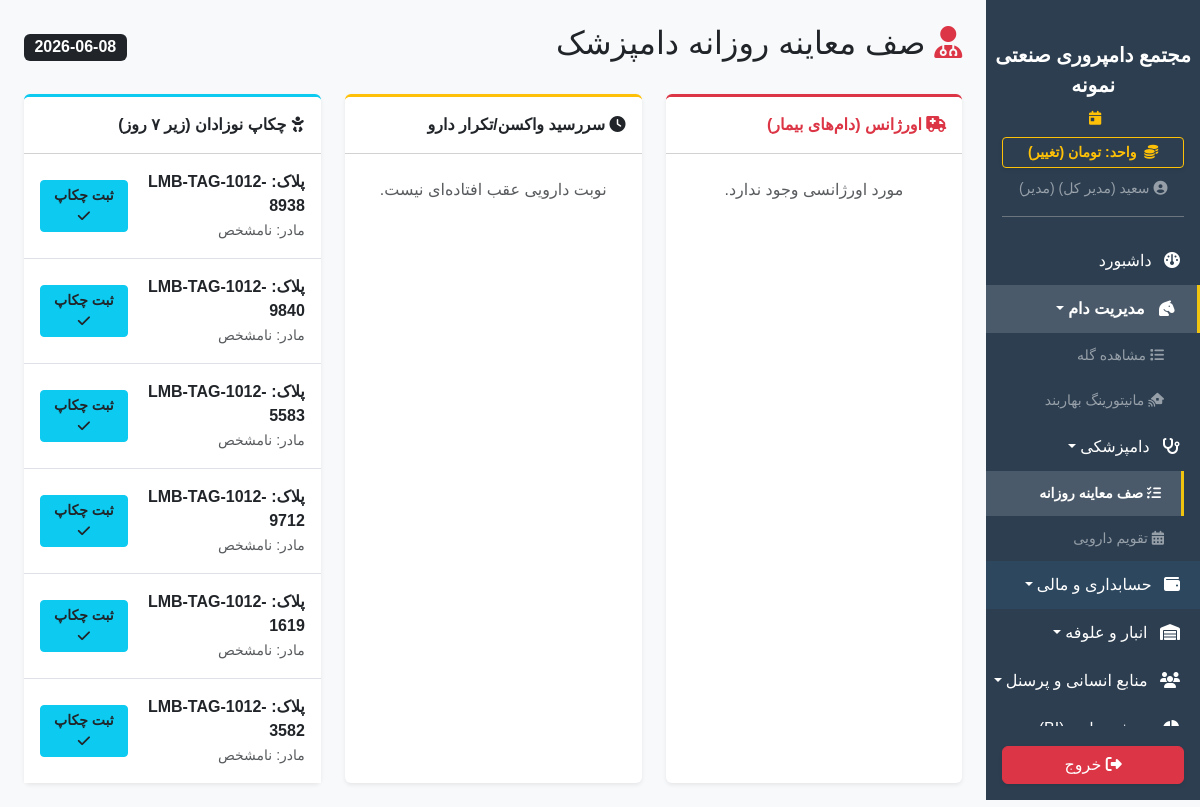
The page /livestock/vet_queue (signed in) on the database as committed earlier.
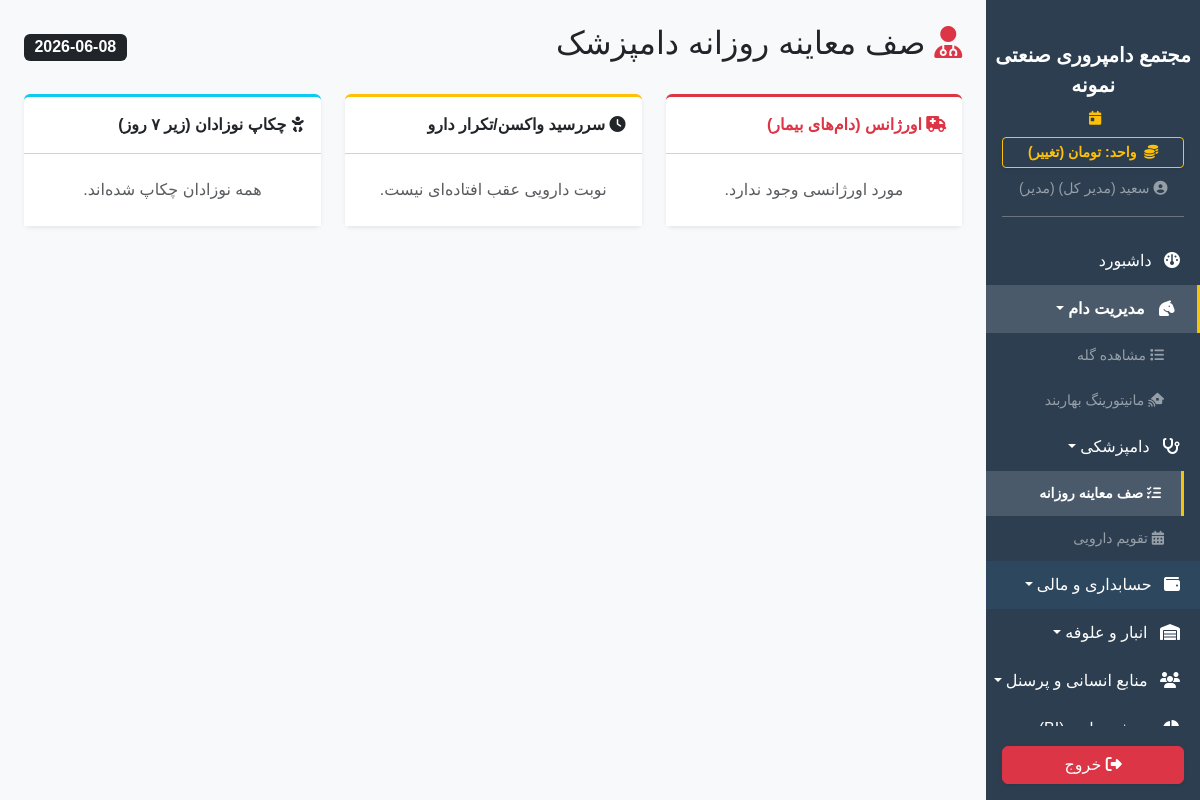
The same page on the database as committed later.
### app/models.py (models this page shows)
class Sheep(db.Model):
    id = db.Column(db.Integer, primary_key=True)
    ear_tag = db.Column(db.String(50), unique=True, nullable=False)
    breed = db.Column(db.String(50), nullable=True)
    gender = db.Column(db.String(20), nullable=False)
    birth_date = db.Column(db.Date, nullable=True)
    entry_date = db.Column(db.DateTime, default=datetime.utcnow)
    weight = db.Column(Numeric(18, 2), nullable=True)
    purchase_price = db.Column(Numeric(18, 2), default=0.0)
    last_heat_date = db.Column(db.Date, nullable=True)
    target_weight = db.Column(Numeric(18, 2), nullable=True)
    sale_price = db.Column(Numeric(18, 2), default=0.0)
    sale_date = db.Column(db.Date, nullable=True)
    buyer_category_id = db.Column(db.Integer, db.ForeignKey('buyer_category.id'), nullable=True)
    buyer_category = db.relationship('BuyerCategory', backref='sold_sheeps')
    status = db.Column(db.String(50), default='زنده و سالم')
    purpose = db.Column(db.String(50), nullable=True)
    qr_code_path = db.Column(db.String(200), nullable=True)
    death_reason = db.Column(db.String(200), nullable=True)
    is_starred = db.Column(db.Boolean, default=False)
    mother_id = db.Column(db.Integer, db.ForeignKey('sheep.id', ondelete='SET NULL'), nullable=True, index=True)
    father_id = db.Column(db.Integer, db.ForeignKey('sheep.id', ondelete='SET NULL'), nullable=True, index=True)
    feed_ration_id = db.Column(db.Integer, db.ForeignKey('feed_ration.id', ondelete='SET NULL'), nullable=True, index=True)
    pen_id = db.Column(db.Integer, db.ForeignKey('pen.id', ondelete='SET NULL'), nullable=True, index=True)
    ration = db.relationship('FeedRation', backref='sheep_list')
    weight_records = db.relationship('WeightRecord', backref='sheep', lazy=True, cascade="all, delete-orphan")
    medical_records = db.relationship('MedicalRecord', backref='sheep', lazy=True, cascade="all, delete-orphan")
    birth_records = db.relationship('BirthRecord', foreign_keys='BirthRecord.mother_id', backref='mother', lazy=True, cascade="all, delete-orphan")
    lactation_records = db.relationship('LactationRecord', backref='sheep', lazy=True, cascade="all, delete-orphan")

### app/blueprints/livestock.py (the view)
@livestock_bp.route('/vet_queue')
@login_required
def vet_queue():
    today = datetime.now(UTC).date()
    today = datetime.now(UTC).date()
    sick_sheep = Sheep.query.filter_by(status='بیمار').all()
    due_meds = MedicalRecord.query.filter(MedicalRecord.next_date != None, MedicalRecord.next_date <= today).all()
    due_ids = [m.sheep_id for m in due_meds]
    med_sheep = Sheep.query.filter(Sheep.id.in_(due_ids)).all() if due_ids else []
    newborns = [s for s in Sheep.query.filter(Sheep.birth_date >= today - timedelta(days=7)).all() if not MedicalRecord.query.filter_by(sheep_id=s.id, medicine_name="چکاپ سلامت نوزاد").first()]
    return render_template('livestock/vet_queue.html', sick_sheep=sick_sheep, med_sheep=med_sheep, newborns=newborns, templates=TreatmentTemplate.query.all(), today=today)

### app/__init__.py (called while the page is built)
def get_system_setting(key, default):
    from app.models import SystemSetting
    s = SystemSetting.query.filter_by(key=key).first()
    return s.value if s else default

### app/blueprints/dashboard.py (called while the page is built)
@dashboard_bp.app_context_processor
def inject_settings():
    try:
        all_settings = {s.key: s.value for s in SystemSetting.query.all()}
    except:
        all_settings = {}
    return dict(system_settings=all_settings)

### app/templates/livestock/vet_queue.html (shortened to what the changed rows need)
{% extends 'base.html' %}
{% block content %}
<div class="d-flex justify-content-between align-items-center mb-4">
    <h2><i class="fa-solid fa-user-doctor text-danger"></i> صف معاینه روزانه دامپزشک</h2>
</div>
<div class="row g-4">
    <div class="col-lg-4">
        <div class="card border-0 shadow-sm border-top border-info border-3 h-100">
            <div class="card-body p-0">
                <ul class="list-group list-group-flush">
                    {% for sheep in newborns %}
                    <li class="list-group-item py-3 d-flex justify-content-between align-items-center">
                        <div>
                            <span class="fw-bold d-block">پلاک: {{ sheep.ear_tag }}</span>
                            <small class="text-muted">مادر: {{ sheep.mother.ear_tag if sheep.mother else 'نامشخص' }}</small>
                        </div>
                        <a href="{{ url_for('livestock.mark_newborn_checked', id=sheep.id) }}" class="btn btn-sm btn-info text-dark fw-bold">ثبت چکاپ <i class="fa-solid fa-check"></i></a>
                    </li>
                    {% else %}
                    <li class="list-group-item text-center py-4 text-muted">همه نوزادان چکاپ شده‌اند.</li>
                    {% endfor %}
                </ul>
            </div>
        </div>
    </div>
</div>
{% endblock %}

Rows that differ between the two databases and show on the page:
removed Sheep: ear_tag "LMB-TAG-1012-8938", mother "نامشخص"
removed Sheep: ear_tag "LMB-TAG-1012-9840", mother "نامشخص"
removed Sheep: ear_tag "LMB-TAG-1012-5583", mother "نامشخص"
removed Sheep: ear_tag "LMB-TAG-1012-9712", mother "نامشخص"
removed Sheep: ear_tag "LMB-TAG-1012-1619", mother "نامشخص"
removed Sheep: ear_tag "LMB-TAG-1012-3582", mother "نامشخص"
Other text that changed with them:
text now shown: "همه نوزادان چکاپ شده‌اند."
